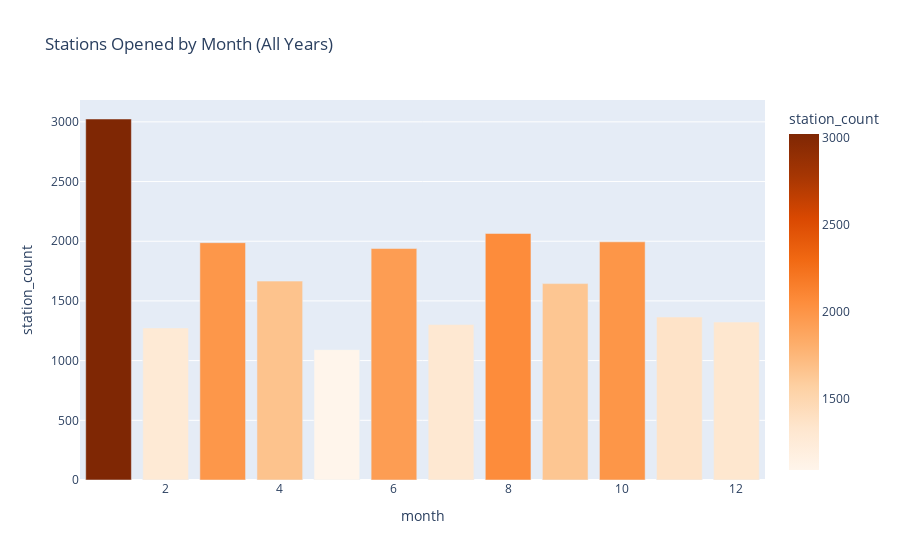

The code cell stored with this chart in its notebook:
### Code cell
#Separating month from open date
df['open_date'] = pd.to_datetime(df['open_date'], errors='coerce')
df['month'] = df['open_date'].dt.month
month_counts = df['month'].value_counts().sort_index().reset_index()
month_counts.columns = ['month', 'station_count']

fig = px.bar(month_counts, x='month', y='station_count',
             title='Stations Opened by Month (All Years)',
             color='station_count', color_continuous_scale='Oranges')
fig.show()

### Figure 1 — Plotly figure (JSON) as saved in the notebook; plotly's stock layout.template omitted (floating-point values rounded to 4 significant figures)
{"data": [{"alignmentgroup": "True", "hovertemplate": "month=%{x}<br>station_count=%{marker.color}<extra></extra>", "legendgroup": "", "marker": {"color": [3024, 1274, 1988, 1666, 1092, 1939, 1302, 2065, 1645, 1995, 1365, 1323], "coloraxis": "coloraxis", "pattern": {"shape": ""}}, "name": "", "offsetgroup": "", "orientation": "v", "showlegend": false, "textposition": "auto", "type": "bar", "x": [1, 2, 3, 4, 5, 6, 7, 8, 9, 10, 11, 12], "xaxis": "x", "y": [3024, 1274, 1988, 1666, 1092, 1939, 1302, 2065, 1645, 1995, 1365, 1323], "yaxis": "y"}], "layout": {"barmode": "relative", "coloraxis": {"colorbar": {"title": {"text": "station_count"}}, "colorscale": [[0, "rgb(255,245,235)"], [0.125, "rgb(254,230,206)"], [0.25, "rgb(253,208,162)"], [0.375, "rgb(253,174,107)"], [0.5, "rgb(253,141,60)"], [0.625, "rgb(241,105,19)"], [0.75, "rgb(217,72,1)"], [0.875, "rgb(166,54,3)"], [1, "rgb(127,39,4)"]]}, "legend": {"tracegroupgap": 0}, "title": {"text": "Stations Opened by Month (All Years)"}, "xaxis": {"anchor": "y", "domain": [0, 1], "title": {"text": "month"}}, "yaxis": {"anchor": "x", "domain": [0, 1], "title": {"text": "station_count"}}}}
